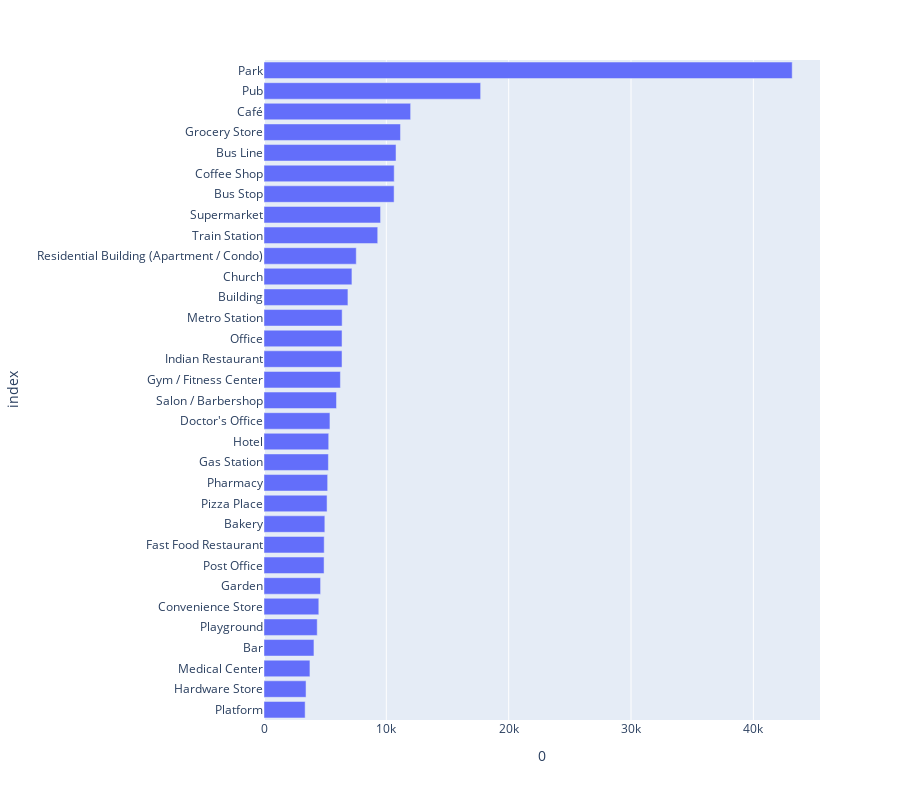

The code cell stored with this chart in its notebook:
### Code cell
# Drop string columns
target_cluster_outliers = target_cluster.drop(columns=['CATCHMENT_ID', 'COUNTRY', 'CLUSTER_LABELS'])

# Filter based on threshholds
target_cluster_outliers = target_cluster_outliers.loc[:, (target_cluster_outliers.sum() >= 3000)]

# Sum data
target_cluster_outliers = pd.DataFrame(target_cluster_outliers.sum(axis=0)).reset_index().sort_values(by=0, ascending=True)

# Viz
fig = px.bar(
    target_cluster_outliers,
    x=0, 
    y='index', 
    orientation='h',
    height=800)
fig.show()

### Figure 1 — Plotly figure (JSON) as saved in the notebook; plotly's stock layout.template omitted (floating-point values rounded to 4 significant figures)
{"data": [{"alignmentgroup": "True", "hovertemplate": "0=%{x}<br>index=%{y}<extra></extra>", "legendgroup": "", "marker": {"color": "#636efa"}, "name": "", "offsetgroup": "", "orientation": "h", "showlegend": false, "textposition": "auto", "type": "bar", "x": [3362, 3436, 3754, 4083, 4350, 4480, 4625, 4910, 4920, 4973, 5154, 5203, 5264, 5289, 5390, 5925, 6246, 6377, 6379, 6387, 6860, 7187, 7540, 9296, 9528, 10634, 10642, 10791, 11156, 11985, 17707, 43174], "xaxis": "x", "y": ["Platform", "Hardware Store", "Medical Center", "Bar", "Playground", "Convenience Store", "Garden", "Post Office", "Fast Food Restaurant", "Bakery", "Pizza Place", "Pharmacy", "Gas Station", "Hotel", "Doctor's Office", "Salon / Barbershop", "Gym / Fitness Center", "Indian Restaurant", "Office", "Metro Station", "Building", "Church", "Residential Building (Apartment / Condo)", "Train Station", "Supermarket", "Bus Stop", "Coffee Shop", "Bus Line", "Grocery Store", "Café", "Pub", "Park"], "yaxis": "y"}], "layout": {"barmode": "relative", "height": 800, "legend": {"tracegroupgap": 0}, "margin": {"t": 60}, "xaxis": {"anchor": "y", "domain": [0, 1], "title": {"text": "0"}}, "yaxis": {"anchor": "x", "domain": [0, 1], "title": {"text": "index"}}}}
